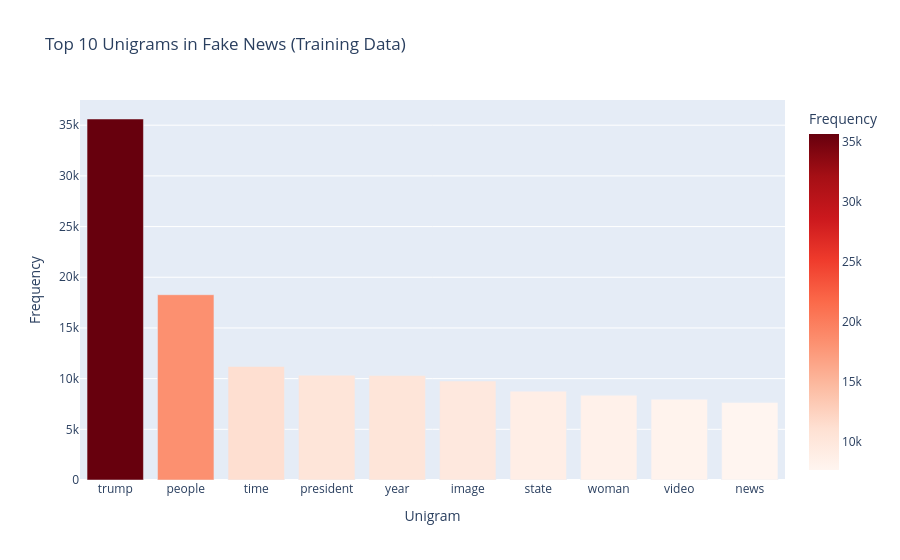

The cell this chart's notebook holds for it:
### Markdown cell above
##### 4.3.6 Display the top 10 unigrams by frequency in fake news and plot them as a bar graph  <font color = red>[2.5 marks]</font> <br>

### Code cell
# Print the top 10 unigrams by frequency in fake news and plot the same using a bar graph
fake_unigrams = get_top_ngrams(fake_news_train, n=1, top=10)
print("Top 10 Unigrams in Fake News:")
print(fake_unigrams)

fig = px.bar(fake_unigrams, x='ngram', y='frequency', 
             title='Top 10 Unigrams in Fake News (Training Data)',
             labels={'ngram': 'Unigram', 'frequency': 'Frequency'},
             color='frequency', color_continuous_scale='reds')
fig.show()

### Figure 1 — Plotly figure (JSON) as saved in the notebook; plotly's stock layout.template omitted (floating-point values rounded to 4 significant figures)
{"data": [{"hovertemplate": "Unigram=%{x}<br>Frequency=%{marker.color}<extra></extra>", "legendgroup": "", "marker": {"color": [35612, 18278, 11199, 10345, 10298, 9769, 8764, 8363, 7971, 7651], "coloraxis": "coloraxis", "pattern": {"shape": ""}}, "name": "", "orientation": "v", "showlegend": false, "textposition": "auto", "type": "bar", "x": ["trump", "people", "time", "president", "year", "image", "state", "woman", "video", "news"], "xaxis": "x", "y": [35612, 18278, 11199, 10345, 10298, 9769, 8764, 8363, 7971, 7651], "yaxis": "y"}], "layout": {"barmode": "relative", "coloraxis": {"autocolorscale": false, "colorbar": {"title": {"text": "Frequency"}}, "colorscale": [[0, "rgb(255,245,240)"], [0.125, "rgb(254,224,210)"], [0.25, "rgb(252,187,161)"], [0.375, "rgb(252,146,114)"], [0.5, "rgb(251,106,74)"], [0.625, "rgb(239,59,44)"], [0.75, "rgb(203,24,29)"], [0.875, "rgb(165,15,21)"], [1, "rgb(103,0,13)"]]}, "legend": {"tracegroupgap": 0}, "title": {"text": "Top 10 Unigrams in Fake News (Training Data)"}, "xaxis": {"anchor": "y", "domain": [0, 1], "title": {"text": "Unigram"}}, "yaxis": {"anchor": "x", "domain": [0, 1], "title": {"text": "Frequency"}}}}
